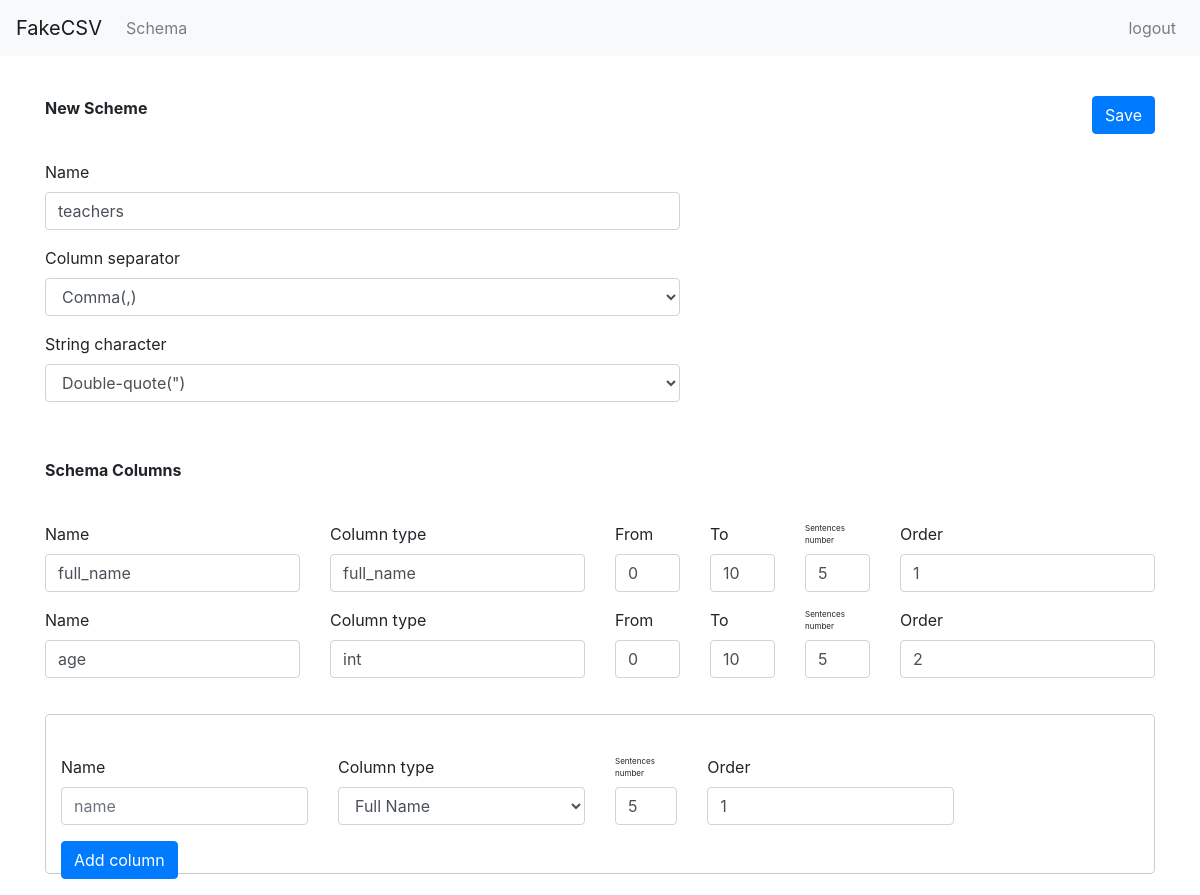
/edit-schema/17/, run on the app's committed database.
### generator_service/models.py (models this page shows, shortened)
class TblSchemaBasicInfo(models.Model):
    schema_name = models.CharField(max_length=20, default='', null=True)
    column_separator = models.CharField(max_length=15,choices=SEPARATOR_CHOICES,default=";")
    string_character = models.CharField(max_length=15,choices=STRING_CHARACTER_CHOICES,default="'")
    creator = models.ForeignKey(User, on_delete = models.CASCADE, null=True)
    updated_time = models.DateTimeField(auto_now_add=False, auto_now=True)
    created_time = models.DateTimeField(auto_now_add=True, auto_now=False)
    class Meta:
        db_table = "mdl_schema_basic_info"
        verbose_name = 'Структура файла'
        verbose_name_plural = 'Структура файлы'

class TblSchemaColumns(models.Model):
    column_name = models.CharField(max_length=20, default='', null=True)
    column_type = models.CharField(max_length=10,choices=TYPE_CHOICES,default="full_name")
    schema = models.ForeignKey(TblSchemaBasicInfo,on_delete = models.CASCADE, null=True)
    int_from = models.PositiveIntegerField(default=0,null=True)
    int_to = models.PositiveIntegerField(default=0,null=True)
    sentences_number = models.PositiveIntegerField(default=0, null=True)
    order = models.PositiveIntegerField(default=0,null=False)
    created_time = models.DateTimeField(auto_now_add=True, auto_now=False)
    class Meta:
        db_table = "mdl_schema_columns"
        verbose_name = 'Структура столбцы'
        verbose_name_plural = 'Структура столбцы'

### generator_service/views.py (the view)
# urls.py: path('edit-schema/<int:id>/',views.edit_schema_views,name="edit_schema_views"),
def edit_schema_views(request, id):
    context = {}
    form_column_schema = SchemaColumnsForm()
    form_basic_schema_info = SchemaBasicInfoForm()
    req_user = request.user
    columns = models.TblSchemaColumns.objects.filter(schema__id=id)
    query = models.TblSchemaBasicInfo.objects.get(id=id)
    context['request_user'] = req_user
    context['query'] = query
    context['columns'] = columns
    context['form_column_schema'] = form_column_schema
    context['form_basic_schema_info'] = form_basic_schema_info
    return render(request, "generator_service/edit_schema.html", context=context)

### generator_service/forms.py
class SchemaColumnsForm(forms.ModelForm):
  def __init__(self, *args, **kargs):
    super(SchemaColumnsForm, self).__init__(*args, **kargs)
  class Meta:
    model = TblSchemaColumns
    fields = '__all__'

class SchemaBasicInfoForm(forms.ModelForm):
  def __init__(self, *args, **kargs):
    super(SchemaBasicInfoForm, self).__init__(*args, **kargs)
  class Meta:
    model = TblSchemaBasicInfo
    fields = '__all__'

### templates/generator_service/edit_schema.html (shortened to what this page needs)
{% extends "base.html" %}
{% load static %}
{% block content %}
    <div class="container">
        <form method="POST" action="{% url 'updating_schema_views' query.id %}" class="">
            <div class="schema-header">
                <span><b>New Scheme</b> </span>
                <button type="submit" class="new-schema-button btn btn-primary">Save</button>
            </div>
            <div class="row">
                <div class="form-group col-lg-7">
                    <label for="exampleInputEmail1">Name</label>
                    <input type="text" value="{{ query.schema_name }}" name="schema_name" class="form-control" id="nameNewSchema"
                           aria-describedby="emailHelp" placeholder="name">
                </div>
                <div class="form-group col-lg-7">
                    <label for="exampleFormControlSelect1">Column separator</label>
                    <select name="column_separator" class="form-control" id="">
                        {% for x,y in form_basic_schema_info.fields.column_separator.choices %}
                            <option value="{{ x }}">{{ y }}</option>
                        {% endfor %}
                    </select>
                </div>
                <div class="form-group col-lg-7">
                    <label for="exampleFormControlSelect1">String character</label>
                    <select name="string_character" class="form-control">
                        {% for x,y in form_basic_schema_info.fields.string_character.choices %}
                            <option value="{{ x }}">{{ y }}</option>
                        {% endfor %}
                    </select>
                </div>
            </div>
            <div class="schema-header">
                <span><b>Schema Columns</b> </span>
            </div>
            <div class="column-item">
                {% for column in columns %}
                <div class="row">
                    <div class="form-group col-lg-3">
                        <label for="exampleInputEmail1">Name</label>
                        <input class="form-control" value="{{ column.column_name }}" name="name_column">
                    </div>
                    <div class="form-group col-lg-3">
                        <label for="exampleFormControlSelect1">Column type</label>
                        <input class="form-control" value="{{ column.column_type }}" name="column_type">
                    </div>
                    <div class="form-group col-lg-1 ">
                        <label for="exampleFormControlSelect1">From</label>
                        <input type="number" class="form-control" value="{{ column.int_from }}" name="int_from">
                    </div>
                    <div class="form-group col-lg-1 ">
                        <label for="exampleFormControlSelect1">To</label>
                        <input type="number" class="form-control" value="{{ column.int_to }}" name="int_to">
                    </div>
                    <div class="form-group col-lg-1 ">
                        <label style="font-size: 8px" for="exampleFormControlSelect1">Sentences number</label>
                        <input type="number" value="{{ column.sentences_number }}" class="form-control"
                               name="sentences_number">
                    </div>
                    <div class="form-group col-lg-3">
                        <label for="exampleInputEmail1">Order</label>
                        <input type="number" value="{{ column.order }}" class="form-control" name="order">
                    </div>
                </div>
                {% endfor %}
            </div>
        </form>
        <div class="schema-header modal-content">
            <div class="container">
                <div class="row">
                    <div class="form-group col-lg-3">
                        <label for="exampleInputEmail1">Name</label>
                        <input class="form-control" required id="name_schema" placeholder="name">
                    </div>
                    <div class="form-group col-lg-3">
                        <label for="exampleFormControlSelect1">Column type</label>
                        <select class="form-control" name="column_type" id="column_type">
                            {% for x,y in form_column_schema.fields.column_type.choices %}
                                <option value="{{ x }}">{{ y }}</option>
                            {% endfor %}
                        </select>
                    </div>
                    <div class="form-group col-lg-1 ">
                        <label style="font-size: 8px" for="exampleFormControlSelect1">Sentences number</label>
                        <input type="number" class="form-control" id="sentencesNumber" value="5">
                    </div>
                    <div class="form-group col-lg-3">
                        <label for="exampleInputEmail1">Order</label>
                        <input type="number" value="1" class="form-control" id="orderId">
                    </div>
                </div>
                <input type="button" value="Add column" class="form-group btn-add-column btn btn-primary" id="submit_btn">
            </div>
        </div>
    </div>
{% endblock %}

### static/css/main.css (style rules this page uses)
body { height: 100%; }
.new-schema-button { float: right; }
.schema-header { padding-top: 40px; padding-bottom: 40px; }
.modal-content { height: 160px; }
.column-item { padding-bottom: 20px; }

### data on the page
TblSchemaBasicInfo: schema_name "teachers"
TblSchemaColumns: name_column "full_name", column_type "full_name", int_from "0", int_to "10", sentences_number "5", order "1"
TblSchemaColumns: name_column "age", column_type "int", int_from "0", int_to "10", sentences_number "5", order "2"

### other printed values
form field column_separator "Comma(,)"
form field string_character "Double-quote(\")"
form field column_type "Full Name"
